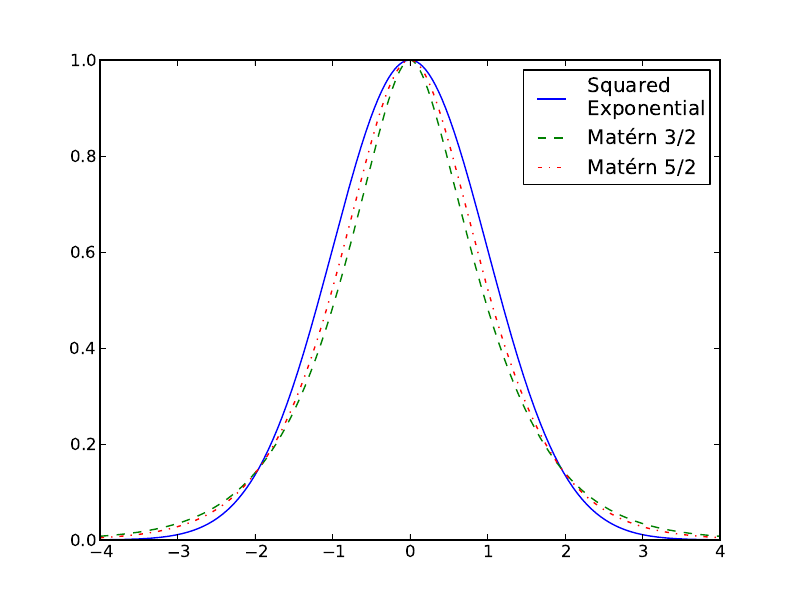

Write Python code to recreate this figure.
#!/usr/bin/env python
# -*- coding: utf8 -*-
import matplotlib.pyplot
import numpy
x = numpy.arange(-4,4,0.01)
SE = numpy.exp(-0.5 * (x ** 2))
M52 = (1 + numpy.sqrt(5) * numpy.abs(x) + 5/3.0 *((numpy.abs(x))**2) ) * numpy.exp(- numpy.sqrt(5) * numpy.abs(x))
M32 = (1 + numpy.sqrt(3) * numpy.abs(x) ) * numpy.exp(- numpy.sqrt(3) * numpy.abs(x))
matplotlib.pyplot.plot(x, SE,  '-',  label=u'Squared\nExponential')
matplotlib.pyplot.plot(x, M32, '--', label=u'Matérn 3/2')
matplotlib.pyplot.plot(x, M52, '-.', label=u'Matérn 5/2')
matplotlib.pyplot.legend()
matplotlib.pyplot.savefig('kernel_functions.pdf')
